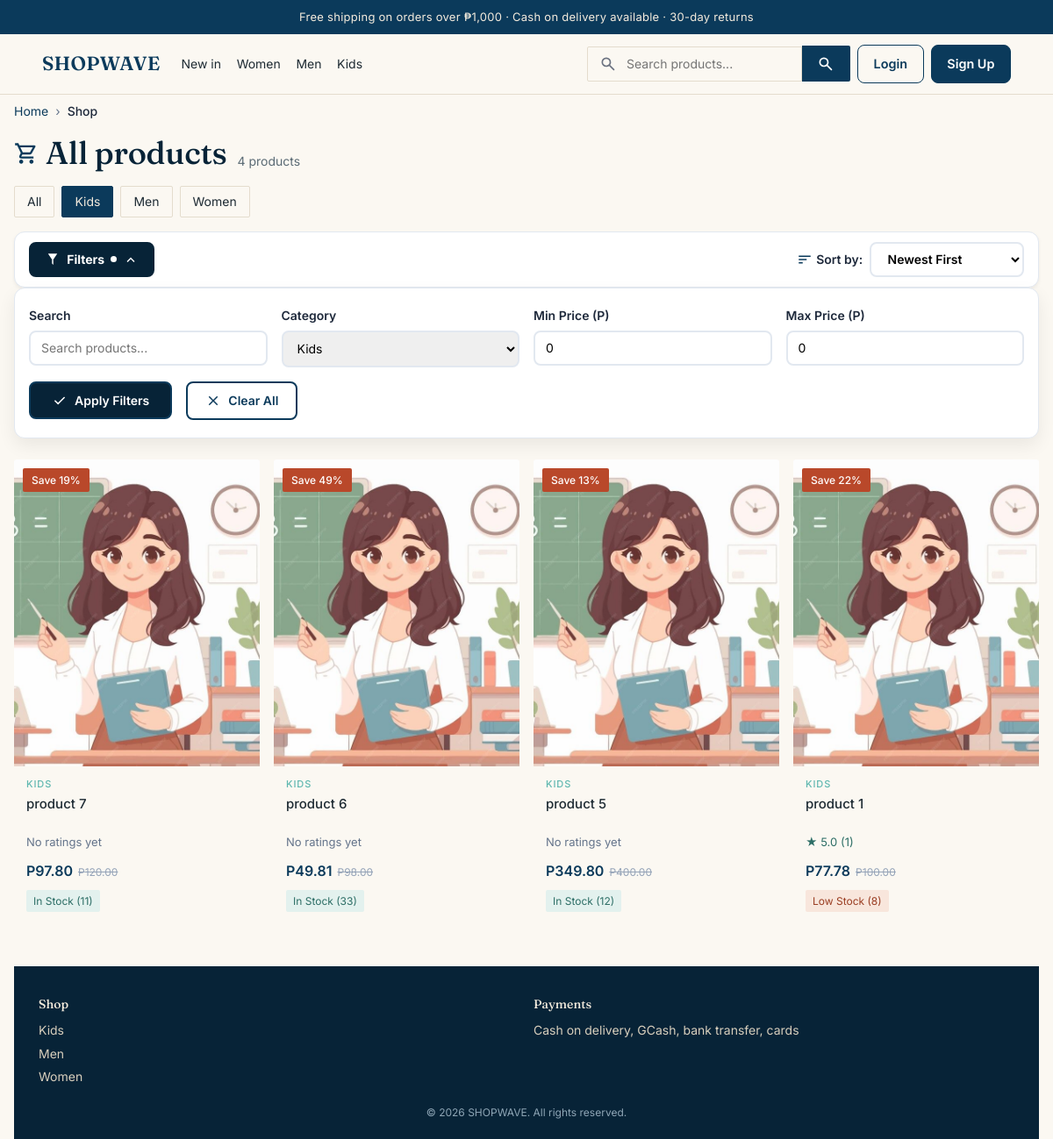
Screenshot of /public/shop.php?category=3 with the database file from the repository.
### tables this page shows
CREATE TABLE `categories` (
  `id` int unsigned NOT NULL AUTO_INCREMENT,
  `name` varchar(100) NOT NULL,
  `description` text,
  `image_url` varchar(255) DEFAULT NULL,
  `created_at` timestamp NULL DEFAULT CURRENT_TIMESTAMP,
  PRIMARY KEY (`id`)
);

CREATE TABLE `products` (
  `id` int unsigned NOT NULL AUTO_INCREMENT,
  `product_code` varchar(50) DEFAULT NULL,
  `slug` varchar(200) DEFAULT NULL,
  `name` varchar(200) NOT NULL,
  `description` text,
  `price` decimal(10,2) NOT NULL,
  `discount_price` decimal(10,2) DEFAULT NULL,
  `category_id` int unsigned DEFAULT NULL,
  `subcategory` varchar(100) DEFAULT NULL,
  `brand` varchar(100) DEFAULT NULL,
  `stock` int NOT NULL DEFAULT '0',
  `image_url` varchar(255) DEFAULT NULL,
  `status` enum('active','inactive') NOT NULL DEFAULT 'active',
  `created_at` timestamp NULL DEFAULT CURRENT_TIMESTAMP,
  `updated_at` timestamp NULL DEFAULT CURRENT_TIMESTAMP ON UPDATE CURRENT_TIMESTAMP,
  PRIMARY KEY (`id`),
  UNIQUE KEY `product_code` (`product_code`),
  UNIQUE KEY `slug` (`slug`),
  KEY `status` (`status`),
  KEY `category_id` (`category_id`),
  CONSTRAINT `products_ibfk_1` FOREIGN KEY (`category_id`) REFERENCES `categories` (`id`) ON DELETE SET NULL
);

### public/shop.php (the view, shortened to what the rows shown need)
<?php
$root = BASE_URL;
require_once dirname(__DIR__) . '/backend/shopbackend.php';
function renderShopCard(array $product, string $root, bool $soldOut): string
{
    $id   = (int)$product['id'];
    $url  = $root . '/public/product-details.php?id=' . $id;
    $name = htmlspecialchars($product['name']);
    $cat  = htmlspecialchars($product['category_name'] ?? 'Uncategorized');
    $price = (float)$product['price'];
    $disc  = (float)($product['discount_price'] ?? 0);
    $hasDiscount = $disc > 0 && $disc < $price;
    $now = $hasDiscount ? $disc : $price;
    $pct = $hasDiscount ? (int)round(($price - $disc) / $price * 100) : 0;
    $stock = (int)($product['stock'] ?? 0);
    $ratingCount = (int)($product['rating_count'] ?? 0);
    $avg = (float)($product['avg_rating'] ?? 0);
    if ($soldOut) {
        $stockHtml = '<span class="shop-stock out">Sold Out</span>';
    } elseif ($stock > 10) {
        $stockHtml = '<span class="shop-stock in">In Stock (' . $stock . ')</span>';
    } else {
        $stockHtml = '<span class="shop-stock low">Low Stock (' . $stock . ')</span>';
    }
    $ratingHtml = $ratingCount > 0
        ? '<span class="shop-card-rating rated">★ ' . number_format($avg, 1) . ' (' . $ratingCount . ')</span>'
        : '<span class="shop-card-rating">No ratings yet</span>';
    $media = !empty($product['image_url'])
        ? '<img src="' . htmlspecialchars($product['image_url']) . '" alt="' . $name . '" loading="lazy">'
        : '<div class="shop-placeholder">No image</div>';
    $save = $pct > 0 ? '<span class="shop-save">Save ' . $pct . '%</span>' : '';
    $was = $hasDiscount ? '<span class="shop-price-was">P' . number_format($price, 2) . '</span>' : '';
    return '<article class="shop-card' . ($soldOut ? ' is-sold' : '') . '">'
        . '<a href="' . $url . '" class="shop-card-media">' . $save . $media . '</a>'
        . '<div class="shop-card-body">'
        . '<span class="shop-card-cat">' . $cat . '</span>'
        . '<a href="' . $url . '" class="shop-card-name">' . $name . '</a>'
        . $ratingHtml
        . '<div class="shop-card-price"><span class="shop-price-now">P' . number_format($now, 2) . '</span>' . $was . '</div>'
        . $stockHtml
        . '</div></article>';
}
?>
<!DOCTYPE html>
<html lang="en">
<head>
    <link rel="stylesheet" href="<?php echo asset('design/main-layout.css'); ?>">
    <link rel="stylesheet" href="<?php echo asset('design/web-design/shop.css'); ?>">
    <link rel="stylesheet" href="<?php echo asset('design/web-design/shop-breadcrumbs.css'); ?>">
    <link rel="stylesheet" href="<?php echo asset('design/shopwave-theme.css'); ?>">
</head>
<body>
    <div class="wrapper">
        <div class="page-body">
            <div class="shop-title-row">
                <h1 class="shop-title">
                    All products
                </h1>
            </div>
            <nav class="shop-chips" aria-label="Filter by category">
                <a href="<?php echo $root; ?>/public/shop.php" class="shop-chip <?php echo empty($category) ? 'active' : ''; ?>">All</a>
                <?php foreach ($categories as $cat): ?>
                    <a href="<?php echo $root; ?>/public/shop.php?category=<?php echo (int)$cat['id']; ?>" class="shop-chip <?php echo ($category ?? 0) === (int)$cat['id'] ? 'active' : ''; ?>"><?php echo htmlspecialchars($cat['name']); ?></a>
                <?php endforeach; ?>
            </nav>
            <div class="shop-main">
                <?php if (empty($products)): ?>
                    <div class="empty-state">
                        <svg class="empty-icon" xmlns="http://www.w3.org/2000/svg" height="80px" viewBox="0 -960 960 960" width="80px" fill="currentColor">
                            <path d="M784-120 532-372q-30 24-69 38t-83 14q-109 0-184.5-75.5T120-580q0-109 75.5-184.5T380-840q109 0 184.5 75.5T640-580q0 44-14 83t-38 69l252 252-56 56ZM380-400q75 0 127.5-52.5T560-580q0-75-52.5-127.5T380-760q-75 0-127.5 52.5T200-580q0 75 52.5 127.5T380-400Z" />
                        </svg>
                        <h3 class="empty-title">No Products Found</h3>
                        <p class="empty-desc">We couldn't find any products matching your filters.</p>
                        <a href="<?php echo $root; ?>/public/shop.php" class="btn-primary">Clear All Filters</a>
                    </div>
                <?php else: ?>
                    <?php
                    $available_products = [];
                    $soldout_products = [];
                    foreach ($products as $product) {
                        if ($product['stock'] > 0) {
                            $available_products[] = $product;
                        } else {
                            $soldout_products[] = $product;
                        }
                    }
                    ?>
                    <?php if (!empty($available_products)): ?>
                        <div class="products-grid">
                            <?php foreach ($available_products as $product): echo renderShopCard($product, $root, false); endforeach; ?>
                        </div>
                    <?php endif; ?>
                <?php endif; ?>
            </div>
              <footer class="shop-footer-wrap">
            <div class="shop-footer">
                <div>
                    <h4>Shop</h4>
                    <?php foreach ($categories as $cat): ?>
                        <a href="<?php echo $root; ?>/public/shop.php?category=<?php echo (int)$cat['id']; ?>"><?php echo htmlspecialchars($cat['name']); ?></a>
                    <?php endforeach; ?>
                </div>
            </div>
        </footer>
        </div>
    </div>
</body>
</html>

### rows the page displays
categories: name "Kids"
categories: name "Men"
categories: name "Women"
products: pct "19", image_url (picture), category.name "KIDS", name "product 7", shows "No ratings yet", discount_price "97.80", price "120.00", stock "11"
products: pct "49", image_url (picture), category.name "KIDS", name "product 6", shows "No ratings yet", discount_price "49.81", price "98.00", stock "33"
products: pct "13", image_url (picture), category.name "KIDS", name "product 5", shows "No ratings yet", discount_price "349.80", price "400.00", stock "12"
products: pct "22", image_url (picture), category.name "KIDS", name "product 1", avg "5.0", ratingCount "1", discount_price "77.78", price "100.00", stock "8"

### other values shown
$total_products "4"
form field category "Kids"
